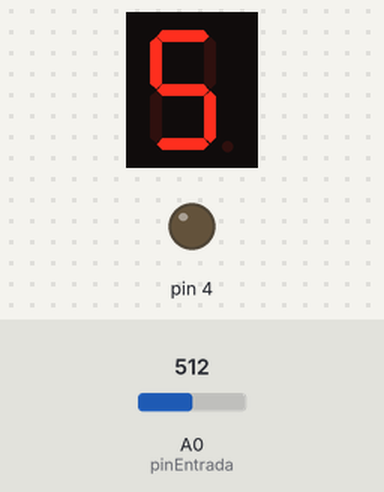
Recording of a sketch running on a simulated Arduino Uno, built with avr-gcc and run on an emulated ATmega328P. Shown: 1-digit seven-segment display, output pins drawn as LEDs (lit = HIGH). Wiring (inferred from the names in the program): 1-digit 7-segment display, segments lit when HIGH: segments pin 7, pin 8, pin 9, pin 10, pin 11, pin 12, pin 13. The inputs (shaded band) are chosen by the test bench; at power-on: A0 (pinEntrada) = 512. The segment pins are drawn as the display they are named for; pins used as bus, display or sensor lines are not drawn.

Above: at 1.2 s.
1.3 s: A0 (pinEntrada) set to 490
At 1.8 s:
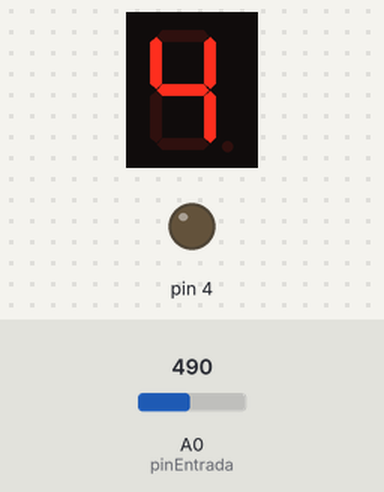
2.8 s: A0 (pinEntrada) set to 306
At 3.0 s:
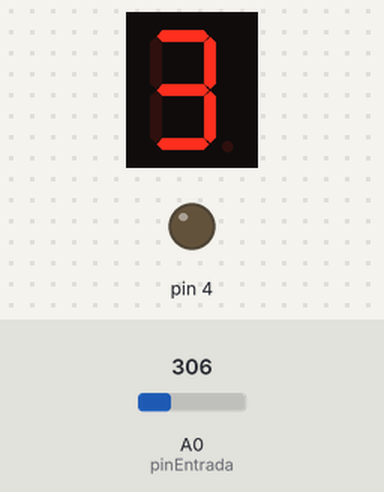
4.3 s: A0 (pinEntrada) set to 290
At 4.8 s:
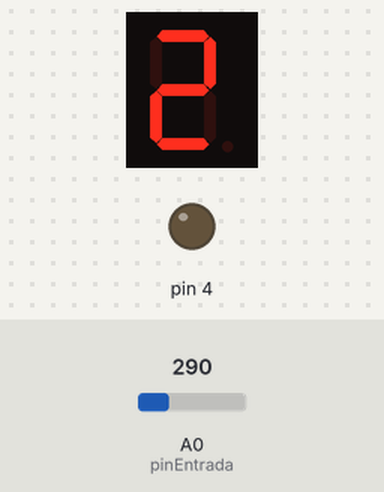
Timing chart, 0 to 7.3 s (numbered marks = the images above; inputs shaded):
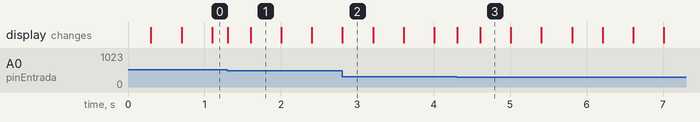

Measured:
- after the input at 1.3 s, the display: changes at once (image 1)
- after the input at 2.8 s, the display: first differs from a run without the input at once (image 2)
- after the input at 4.3 s, the display: changes at once (image 3)
- what the display in image 1 shows lasts 0.4 s, from 1.6 s to 2.0 s

The sketch:

EC-Arduino-VillegasYeguasAntonioDavid.ino
```cpp
int pinEntrada = 0;

int a = 7;
int b = 8;
int c = 9;
int d = 10;
int e = 11;
int f = 12;
int g = 13;

void setup()
{
  pinMode(7, OUTPUT);
  pinMode(8, OUTPUT);
  pinMode(9, OUTPUT);
  pinMode(10, OUTPUT);
  pinMode(11, OUTPUT);
  pinMode(12, OUTPUT);
  pinMode(13, OUTPUT);

  pinMode(4, OUTPUT);


}

void loop()
{
  /*
  digitalWrite(4, HIGH);
  digitalWrite(7, HIGH);
  delay(3000); // Wait for 3000 millisecond(s)
  digitalWrite(4, LOW);
  digitalWrite(7, LOW);
  delay(3000); // Wait for 5000 millisecond(s)
  */

  int val = analogRead(pinEntrada);

  if (val < 100){
    digitalWrite(a, HIGH);
    digitalWrite(b, HIGH);
    digitalWrite(c, HIGH);
    digitalWrite(d, HIGH);
    digitalWrite(e, HIGH);
    digitalWrite(f, HIGH);

  }else if( val < 200){
    digitalWrite(b, HIGH);
    digitalWrite(c, HIGH);

  }else if(val < 300){
    digitalWrite(a, HIGH);
    digitalWrite(b, HIGH);
    digitalWrite(g, HIGH);
    digitalWrite(d, HIGH);
    digitalWrite(e, HIGH);


  }else if( val < 400){
    digitalWrite(a, HIGH);
    digitalWrite(b, HIGH);
    digitalWrite(c, HIGH);
    digitalWrite(d, HIGH);
    digitalWrite(g, HIGH);

  }else if( val < 500){

    digitalWrite(b, HIGH);
    digitalWrite(c, HIGH);
    digitalWrite(f, HIGH);
    digitalWrite(g, HIGH);

  }else if( val < 600){

    digitalWrite(a, HIGH);
    digitalWrite(f, HIGH);
    digitalWrite(g, HIGH);
    digitalWrite(c, HIGH);
    digitalWrite(d, HIGH);

  }else if( val < 700){
    digitalWrite(a, HIGH);
    digitalWrite(f, HIGH);
    digitalWrite(g, HIGH);
    digitalWrite(c, HIGH);
    digitalWrite(d, HIGH);
    digitalWrite(e, HIGH);


  }else if( val < 800){
    digitalWrite(a, HIGH);
    digitalWrite(b, HIGH);
    digitalWrite(c, HIGH);

  }else if( val < 900){
    digitalWrite(a, HIGH);
    digitalWrite(b, HIGH);
    digitalWrite(c, HIGH);
    digitalWrite(d, HIGH);
    digitalWrite(e, HIGH);
    digitalWrite(f, HIGH);
    digitalWrite(g, HIGH);

  }else{
    digitalWrite(a, HIGH);
    digitalWrite(b, HIGH);
    digitalWrite(c, HIGH);
    digitalWrite(f, HIGH);
    digitalWrite(g, HIGH);


  }

  delay(100);

  digitalWrite(a, LOW);
  digitalWrite(b, LOW);
  digitalWrite(c, LOW);
  digitalWrite(d, LOW);
  digitalWrite(e, LOW);
  digitalWrite(f, LOW);
  digitalWrite(g, LOW);


}
```
